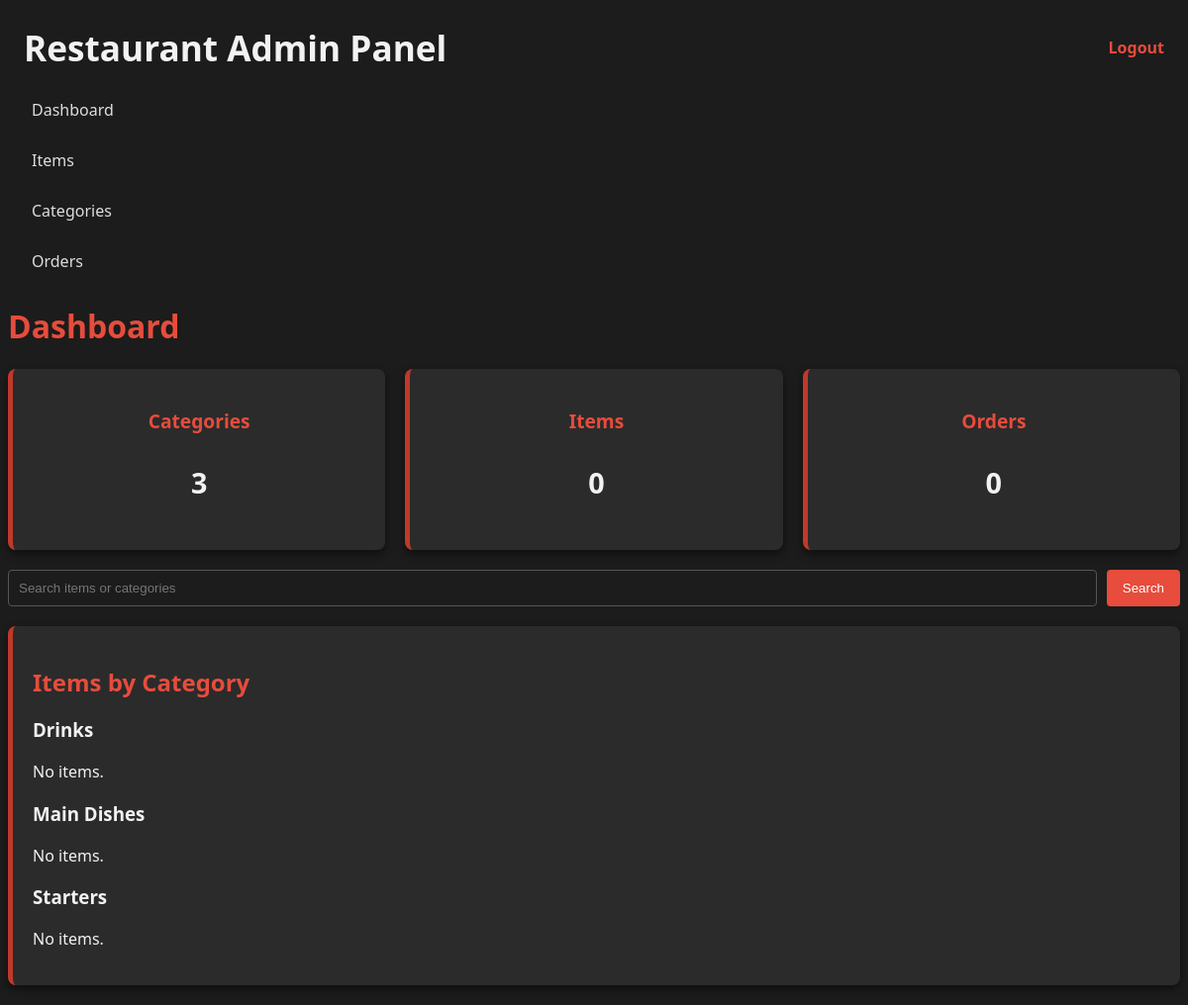
The page /public/admin/index.php (signed in) on the database as committed earlier.
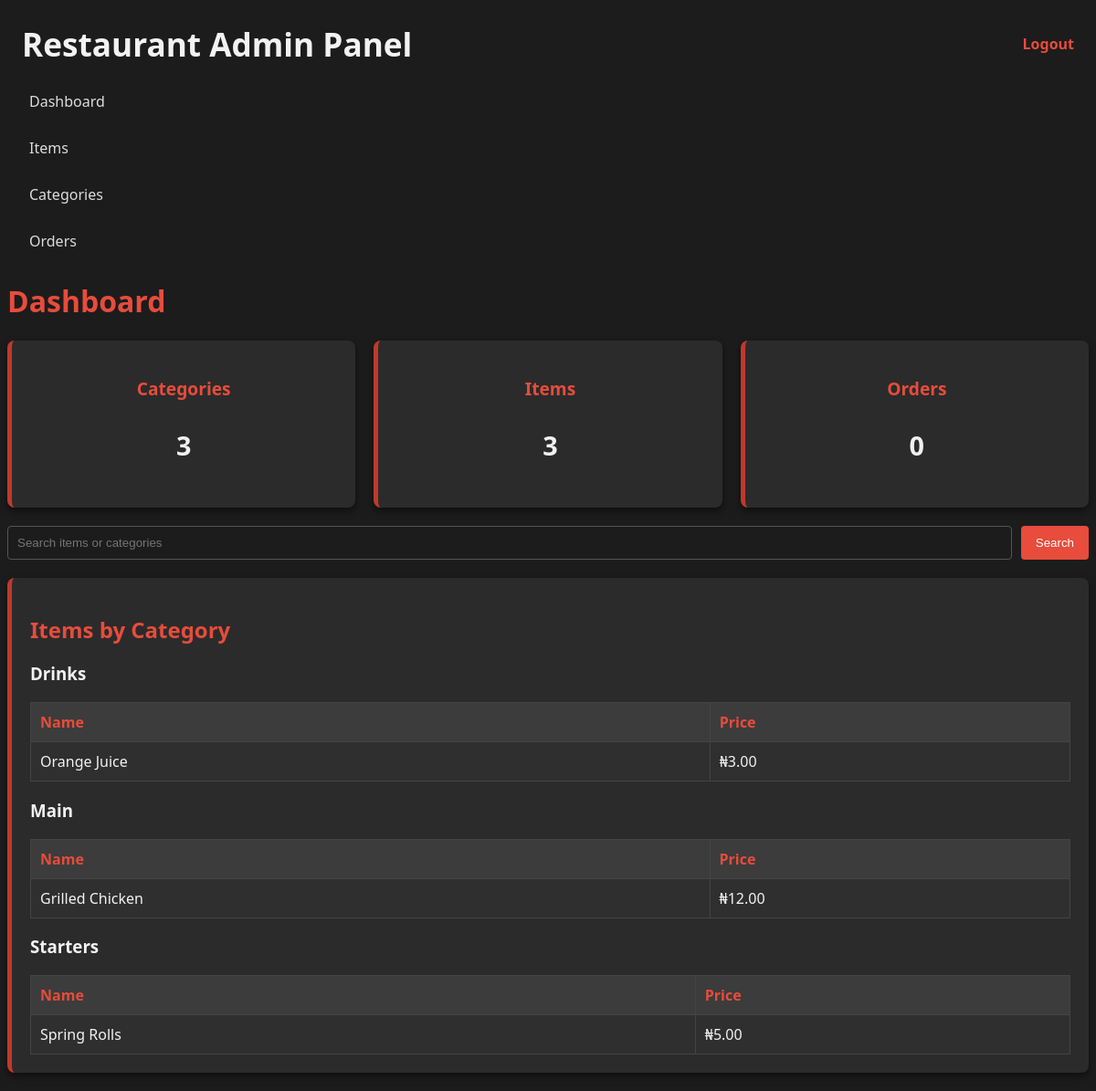
The same page on the database as committed later.
### tables this page shows
CREATE TABLE menu_items (
    id INTEGER PRIMARY KEY AUTOINCREMENT,
    category_id INTEGER,
    name TEXT NOT NULL,
    description TEXT,
    price REAL NOT NULL,
    is_available INTEGER DEFAULT 1
);

### public/admin/index.php (called while the page is built, shortened)
<?php
require __DIR__ . '/includes/header.php';
require __DIR__ . '/includes/sidebar.php';
$page = $_GET['page'] ?? 'dashboard';
require __DIR__ . "/$page.php";

### public/admin/dashboard.php (the view, shortened to what this page needs)
<?php
require __DIR__ . "/../../src/database.php";
$totalCategories = $pdo->query("SELECT COUNT(*) FROM categories")->fetchColumn();
$totalItems      = $pdo->query("SELECT COUNT(*) FROM menu_items")->fetchColumn();
$totalOrders     = $pdo->query("SELECT COUNT(*) FROM orders")->fetchColumn();
$search = trim($_GET['q'] ?? '');
$isSearch = $search !== '';
if ($isSearch) {
    $stmt = $pdo->prepare("
        SELECT m.id, m.name, m.price, c.name AS category
        FROM menu_items m
        LEFT JOIN categories c ON c.id = m.category_id
        WHERE m.name LIKE :q OR c.name LIKE :q
        ORDER BY c.name, m.name
    ");
    $stmt->execute(['q' => "%$search%"]);
    $items = $stmt->fetchAll(PDO::FETCH_ASSOC);
} else {
    $categories = $pdo->query("
        SELECT c.id, c.name
        FROM categories c
        ORDER BY c.name
    ")->fetchAll(PDO::FETCH_ASSOC);
    $itemsByCategory = [];
    foreach ($categories as $c) {
        $stmt = $pdo->prepare("
            SELECT id, name, price
            FROM menu_items
            WHERE category_id = ?
            ORDER BY name
        ");
        $stmt->execute([$c['id']]);
        $itemsByCategory[$c['name']] = $stmt->fetchAll(PDO::FETCH_ASSOC);
    }
}
?>
<div class="main-content">
    <h1 class="page-title">Dashboard</h1>
    <div class="card-stats">
        <div class="card"><h3>Categories</h3><p><?= $totalCategories ?></p></div>
        <div class="card"><h3>Items</h3><p><?= $totalItems ?></p></div>
        <div class="card"><h3>Orders</h3><p><?= $totalOrders ?></p></div>
    </div>
    <form method="GET" class="search-bar">
        <input type="text" name="q" placeholder="Search items or categories"
               value="<?= htmlspecialchars($search) ?>">
        <button>Search</button>
    </form>
    <div class="card">
        <?php if ($isSearch): ?>
            <h2>Search results for “<?= htmlspecialchars($search) ?>”</h2>
            <?php if (!$items): ?>
                <p>No results found.</p>
            <?php else: ?>
                <table class="table">
                    <tr><th>Name</th><th>Category</th><th>Price</th></tr>
                    <?php foreach ($items as $i): ?>
                        <tr>
                            <td><?= htmlspecialchars($i['name']) ?></td>
                            <td><?= htmlspecialchars($i['category']) ?></td>
                            <td>₦<?= number_format($i['price'], 2) ?></td>
                        </tr>
                    <?php endforeach; ?>
                </table>
            <?php endif; ?>
        <?php else: ?>
            <h2>Items by Category</h2>
            <?php foreach ($itemsByCategory as $categoryName => $items): ?>
                <h3><?= htmlspecialchars($categoryName) ?></h3>
                <?php if (!$items): ?>
                    <p>No items.</p>
                <?php else: ?>
                    <table class="table">
                        <tr><th>Name</th><th>Price</th></tr>
                        <?php foreach ($items as $i): ?>
                            <tr>
                                <td><?= htmlspecialchars($i['name']) ?></td>
                                <td>₦<?= number_format($i['price'], 2) ?></td>
                            </tr>
                        <?php endforeach; ?>
                    </table>
                <?php endif; ?>
            <?php endforeach; ?>
        <?php endif; ?>
    </div>
</div>

Rows that differ between the two databases and show on the page:
added menu_items: name "Orange Juice", price "3.00", shown under "Drinks"
added menu_items: name "Grilled Chicken", price "12.00", shown under "Main"
added menu_items: name "Spring Rolls", price "5.00", shown under "Starters"
Other text that changed with them:
$totalItems: "0" → "3"
list line gone: "No items."
new list line: "Name Price"
new list line: "Main Name Price"
list line gone: "Main Dishes No items."
